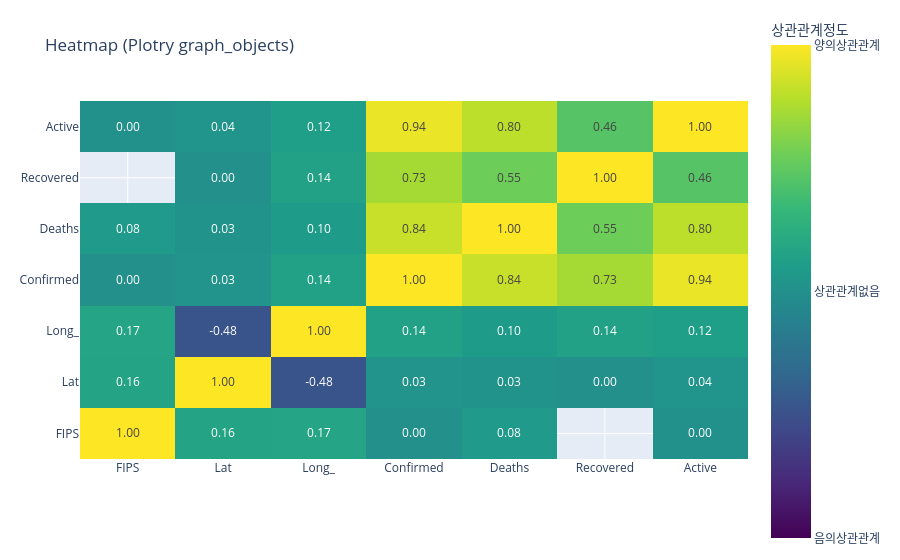

Notebook code for this chart:
### Code cell
import plotly.graph_objects as go

fig = go.Figure()

fig.add_trace(
    go.Heatmap(
        x=doc2.columns,
        y=doc2.index,
        z=doc2.values,
        colorscale="Viridis", # Viridis : 라틴어로 그린이라는 뜻, Cividis, Plasma, Inferno, Magma, Rainbow, Jet, Picnic, Portland, Electric 등
        #colorscale=[(0, "red"), (0.5, "green"), (1, "#00f")], # 이런식으로도 컬러를 지절해서 쓸 수 있다
        colorbar={
            "title": "상관관계정도",
            "thickness": 40,
            "tickvals":[-1, 0, 1],
            "ticktext":["음의상관관계", "상관관계없음", "양의상관관계"],
            "len": 1.5
        },
        zmin=-1,
        zmax=1,
        text=doc2.values, 
        texttemplate="%{z:.2f}",
        hovertemplate="X: %{x}<br>Y: %{y}<br>Value: %{z:.2f}<extra>Custom Info</extra>" 
    )
)
fig.update_layout(title="Heatmap (Plotry graph_objects)")
fig.show()

# X: %{x} : 마우스 오버 했을때 x 값 나옴
# <br> : 개행처리
# Y: %{y} : 마우스 오버 했을때 y 값 나옴
# Value: %{z:.2f} : 마우스 오버 했을때 값 나옴

### Figure 1 — Plotly figure (JSON) as saved in the notebook; plotly's stock layout.template omitted (floating-point values rounded to 4 significant figures)
{"data": [{"colorbar": {"len": 1.5, "thickness": 40, "ticktext": ["음의상관관계", "상관관계없음", "양의상관관계"], "tickvals": [-1, 0, 1], "title": {"text": "상관관계정도"}}, "colorscale": [[0, "#440154"], [0.1111, "#482878"], [0.2222, "#3e4989"], [0.3333, "#31688e"], [0.4444, "#26828e"], [0.5556, "#1f9e89"], [0.6667, "#35b779"], [0.7778, "#6ece58"], [0.8889, "#b5de2b"], [1, "#fde725"]], "hovertemplate": "X: %{x}<br>Y: %{y}<br>Value: %{z:.2f}<extra>Custom Info</extra>", "text": [[1, 0.1607, 0.1715, -0.0005036, 0.07647, null, 0.002718], [0.1607, 1, -0.4764, 0.02939, 0.02631, -0.002781, 0.03563], [0.1715, -0.4764, 1, 0.1411, 0.09692, 0.1419, 0.1197], [-0.0005036, 0.02939, 0.1411, 1, 0.8372, 0.7273, 0.9425], [0.07647, 0.02631, 0.09692, 0.8372, 1, 0.5469, 0.7965], [null, -0.002781, 0.1419, 0.7273, 0.5469, 1, 0.4625], [0.002718, 0.03563, 0.1197, 0.9425, 0.7965, 0.4625, 1]], "texttemplate": "%{z:.2f}", "type": "heatmap", "x": ["FIPS", "Lat", "Long_", "Confirmed", "Deaths", "Recovered", "Active"], "y": ["FIPS", "Lat", "Long_", "Confirmed", "Deaths", "Recovered", "Active"], "z": [[1, 0.1607, 0.1715, -0.0005036, 0.07647, null, 0.002718], [0.1607, 1, -0.4764, 0.02939, 0.02631, -0.002781, 0.03563], [0.1715, -0.4764, 1, 0.1411, 0.09692, 0.1419, 0.1197], [-0.0005036, 0.02939, 0.1411, 1, 0.8372, 0.7273, 0.9425], [0.07647, 0.02631, 0.09692, 0.8372, 1, 0.5469, 0.7965], [null, -0.002781, 0.1419, 0.7273, 0.5469, 1, 0.4625], [0.002718, 0.03563, 0.1197, 0.9425, 0.7965, 0.4625, 1]], "zmax": 1, "zmin": -1}], "layout": {"title": {"text": "Heatmap (Plotry graph_objects)"}}}
